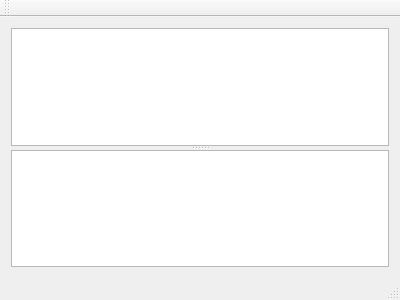
<?xml version="1.0" encoding="UTF-8"?>
<ui version="4.0">
 <class>MainWindow</class>
 <widget class="QMainWindow" name="MainWindow">
  <property name="geometry">
   <rect>
    <x>0</x>
    <y>0</y>
    <width>400</width>
    <height>300</height>
   </rect>
  </property>
  <property name="windowTitle">
   <string>MainWindow</string>
  </property>
  <widget class="QWidget" name="centralWidget">
   <layout class="QGridLayout" name="gridLayout">
    <item row="0" column="0">
     <widget class="QSplitter" name="splitter">
      <property name="orientation">
       <enum>Qt::Vertical</enum>
      </property>
      <widget class="QPlainTextEdit" name="plainTextEdit"/>
      <widget class="QPlainTextEdit" name="plainTextEdit_2"/>
     </widget>
    </item>
   </layout>
  </widget>
  <widget class="QMenuBar" name="menuBar">
   <property name="geometry">
    <rect>
     <x>0</x>
     <y>0</y>
     <width>400</width>
     <height>23</height>
    </rect>
   </property>
  </widget>
  <widget class="QToolBar" name="mainToolBar">
   <attribute name="toolBarArea">
    <enum>TopToolBarArea</enum>
   </attribute>
   <attribute name="toolBarBreak">
    <bool>false</bool>
   </attribute>
  </widget>
  <widget class="QStatusBar" name="statusBar"/>
 </widget>
 <layoutdefault spacing="6" margin="11"/>
 <resources/>
 <connections/>
</ui>
